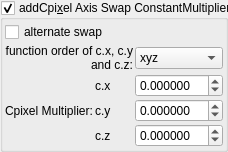
    <widget class="MyGroupBox" name="groupCheck_transf_addCpixel_enabled_false">
     <property name="toolTip">
      <string>&lt;html&gt;&lt;head/&gt;&lt;body&gt;&lt;p&gt;Cpixel is CVector3 c = ( c.x, c.y, c.z). It is each original point (pixel) in 3D space where the iteration starts from, ( c = original z for each point .) It is commonly found in formula structures z = f(z) + c.&lt;/p&gt;&lt;p&gt;The Cpixel multiplier effectively scales this point &amp;quot;c&amp;quot;.&lt;/p&gt;&lt;p&gt;This transform allows the swapping of the order of the &amp;quot;CVector3 c&amp;quot; components before being multiplied by &amp;quot;CVector3 z&amp;quot; components.&lt;/p&gt;&lt;/body&gt;&lt;/html&gt;</string>
     </property>
     <property name="title">
      <string>addCpi&amp;xel Axis Swap ConstantMultiplier</string>
     </property>
     <property name="checkable">
      <bool>true</bool>
     </property>
     <layout class="QVBoxLayout" name="verticalLayout_51">
      <property name="spacing">
       <number>2</number>
      </property>
      <property name="leftMargin">
       <number>2</number>
      </property>
      <property name="topMargin">
       <number>2</number>
      </property>
      <property name="rightMargin">
       <number>2</number>
      </property>
      <property name="bottomMargin">
       <number>2</number>
      </property>
      <item>
       <layout class="QGridLayout" name="gridLayout_25" columnstretch="0,0,1">
        <property name="spacing">
         <number>2</number>
        </property>
        <item row="2" column="2">
         <widget class="MyDoubleSpinBox" name="spinbox3_transf_constant_multiplierC_111_x">
          <property name="sizePolicy">
           <sizepolicy hsizetype="Minimum" vsizetype="Maximum">
            <horstretch>0</horstretch>
            <verstretch>0</verstretch>
           </sizepolicy>
          </property>
          <property name="prefix">
           <string/>
          </property>
          <property name="suffix">
           <string/>
          </property>
          <property name="decimals">
           <number>6</number>
          </property>
          <property name="minimum">
           <double>-99.989999999999995</double>
          </property>
          <property name="maximum">
           <double>99.989999999999995</double>
          </property>
          <property name="singleStep">
           <double>0.100000000000000</double>
          </property>
         </widget>
        </item>
        <item row="4" column="1">
         <widget class="QLabel" name="label_115">
          <property name="text">
           <string notr="true">c.z</string>
          </property>
         </widget>
        </item>
        <item row="3" column="2">
         <widget class="MyDoubleSpinBox" name="spinbox3_transf_constant_multiplierC_111_y">
          <property name="sizePolicy">
           <sizepolicy hsizetype="Minimum" vsizetype="Maximum">
            <horstretch>0</horstretch>
            <verstretch>0</verstretch>
           </sizepolicy>
          </property>
          <property name="prefix">
           <string/>
          </property>
          <property name="suffix">
           <string/>
          </property>
          <property name="decimals">
           <number>6</number>
          </property>
          <property name="minimum">
           <double>-99.989999999999995</double>
          </property>
          <property name="maximum">
           <double>99.989999999999995</double>
          </property>
          <property name="singleStep">
           <double>0.100000000000000</double>
          </property>
         </widget>
        </item>
        <item row="3" column="1">
         <widget class="QLabel" name="label_113">
          <property name="text">
           <string notr="true">c.y</string>
          </property>
         </widget>
        </item>
        <item row="2" column="1">
         <widget class="QLabel" name="label_112">
          <property name="text">
           <string notr="true">c.x</string>
          </property>
         </widget>
        </item>
        <item row="4" column="2">
         <widget class="MyDoubleSpinBox" name="spinbox3_transf_constant_multiplierC_111_z">
          <property name="sizePolicy">
           <sizepolicy hsizetype="Minimum" vsizetype="Maximum">
            <horstretch>0</horstretch>
            <verstretch>0</verstretch>
           </sizepolicy>
          </property>
          <property name="prefix">
           <string/>
          </property>
          <property name="suffix">
           <string/>
          </property>
          <property name="decimals">
           <number>6</number>
          </property>
          <property name="minimum">
           <double>-99.989999999999995</double>
          </property>
          <property name="maximum">
           <double>99.989999999999995</double>
          </property>
          <property name="singleStep">
           <double>0.100000000000000</double>
          </property>
         </widget>
        </item>
        <item row="0" column="0" colspan="2">
         <widget class="MyCheckBox" name="checkBox_transf_alternate_enabled_false">
          <property name="text">
           <string>alternate swap</string>
          </property>
         </widget>
        </item>
        <item row="3" column="0">
         <widget class="QLabel" name="label_114">
          <property name="text">
           <string>Cpixel Multiplier:</string>
          </property>
         </widget>
        </item>
        <item row="1" column="2">
         <widget class="MyComboBox" name="comboBox_mandelbulbMulti_order_of_xyz_C">
          <item>
           <property name="text">
            <string notr="true">xyz</string>
           </property>
          </item>
          <item>
           <property name="text">
            <string notr="true">xzy</string>
           </property>
          </item>
          <item>
           <property name="text">
            <string notr="true">yxz</string>
           </property>
          </item>
          <item>
           <property name="text">
            <string notr="true">yzx</string>
           </property>
          </item>
          <item>
           <property name="text">
            <string notr="true">zxy</string>
           </property>
          </item>
          <item>
           <property name="text">
            <string notr="true">zyx</string>
           </property>
          </item>
         </widget>
        </item>
        <item row="1" column="0" colspan="2">
         <widget class="QLabel" name="label_2">
          <property name="text">
           <string>function order of c.x, c.y and c.z:</string>
          </property>
          <property name="alignment">
           <set>Qt::AlignRight|Qt::AlignTrailing|Qt::AlignVCenter</set>
          </property>
          <property name="wordWrap">
           <bool>true</bool>
          </property>
         </widget>
        </item>
       </layout>
      </item>
     </layout>
    </widget>
